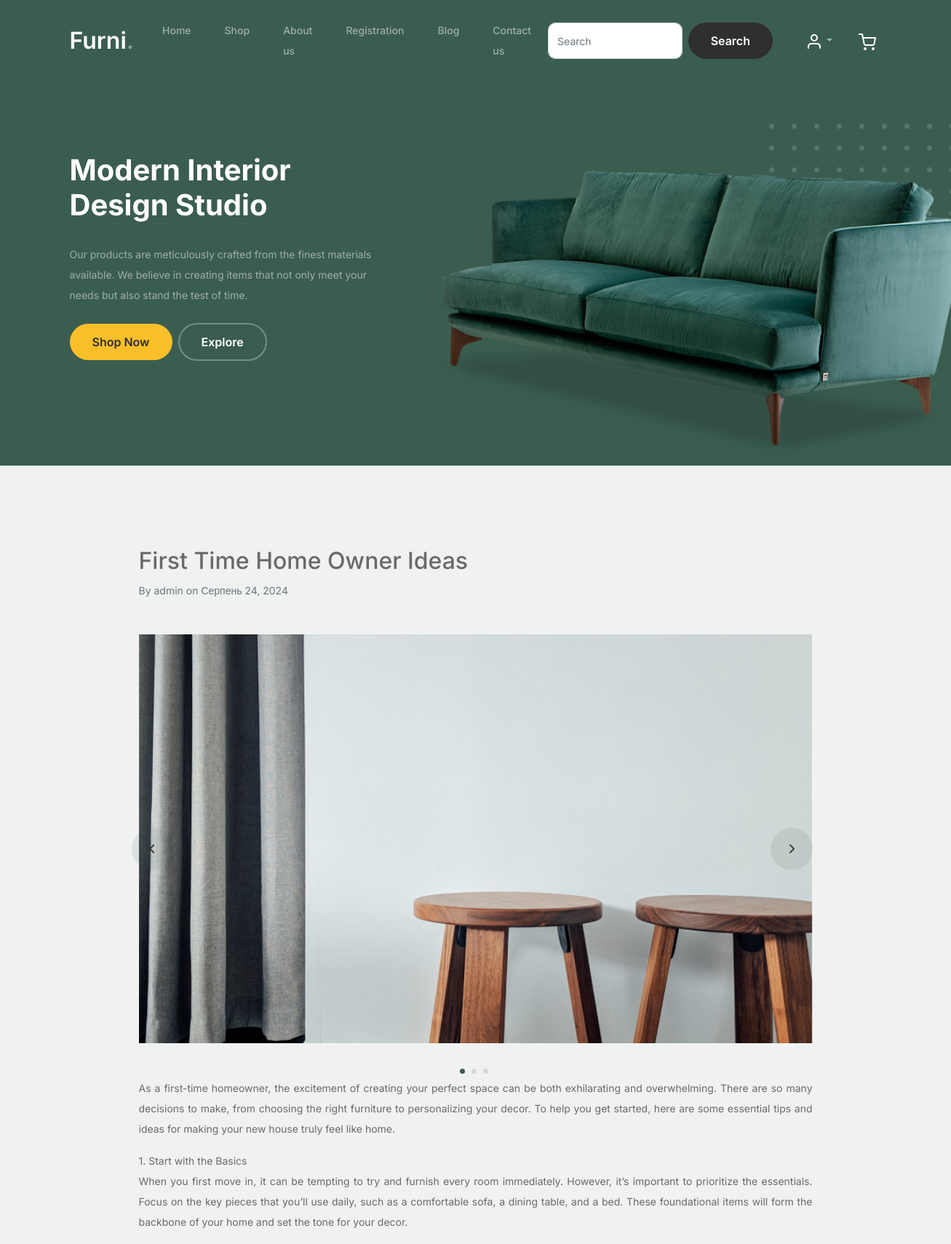
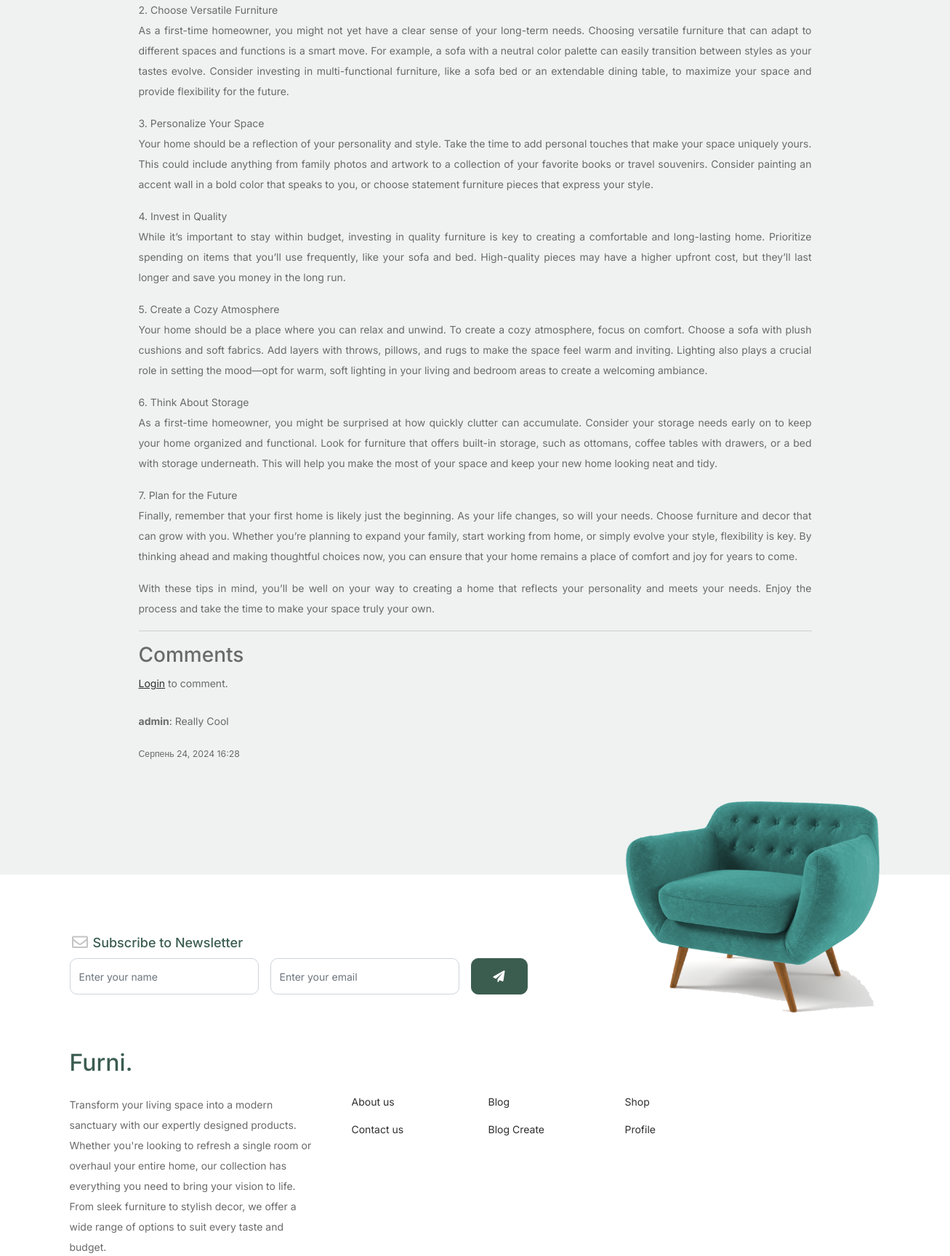
Page /blog/1/ (upper part) on the committed database (2 pictures, top to bottom).
### shop/models.py (models this page shows, shortened)
class BlogPost(models.Model):
    author = models.ForeignKey(User, on_delete=models.CASCADE)
    title = models.CharField(max_length=200)
    content = models.TextField()
    created_at = models.DateTimeField(auto_now_add=True)
    category = models.ForeignKey(BlogCategory, related_name='blog_posts', on_delete=models.CASCADE)  # Используем BlogCategory

class BlogImage(models.Model):
    blog_post = models.ForeignKey(BlogPost, on_delete=models.CASCADE, related_name='images')
    image = models.ImageField(upload_to='blog_images/')

class Comment(models.Model):
    blog_post = models.ForeignKey(BlogPost, on_delete=models.CASCADE, related_name='comments')
    author = models.ForeignKey(User, on_delete=models.CASCADE)
    content = models.TextField()
    created_at = models.DateTimeField(auto_now_add=True)

### shop/views.py (the view)
# urls.py: path('blog/<int:blog_id>/', views.blog_detail, name='blog_detail'),
def blog_detail(request, blog_id):
    blog_post = get_object_or_404(BlogPost, id=blog_id)
    comments = blog_post.comments.all()
    if request.method == 'POST':
        comment_form = CommentForm(request.POST)
        if comment_form.is_valid():
            comment = comment_form.save(commit=False)
            comment.blog_post = blog_post
            comment.author = request.user
            comment.save()
            return redirect('shop:blog_detail', blog_id=blog_post.id)
    else:
        comment_form = CommentForm()
    return render(request, 'shop/blog_detail.html', {
        'blog_post': blog_post,
        'comments': comments,
        'comment_form': comment_form
    })

### shop/forms.py
class SubscriptionForm(forms.ModelForm):
    class Meta:
        model = Subscriber
        fields = ['name', 'email']
    name = forms.CharField(max_length=100, widget=forms.TextInput(attrs={
        'class': 'form-control',
        'placeholder': 'Enter your name',
    }))
    email = forms.EmailField(widget=forms.EmailInput(attrs={
        'class': 'form-control',
        'placeholder': 'Enter your email',
    }))

class CommentForm(forms.ModelForm):
    class Meta:
        model = Comment
        fields = ['content']

### shop/context_processors.py (called while the page is built)
def subscription_form(request):
    return {'subscription_form': SubscriptionForm()}

### shopping_cart/cart.py (called while the page is built)
    def __len__(self):
        return sum(item['quantity'] for item in self.cart.values())

    def get_total_quantity(self):
        return self.__len__()

### shopping_cart/context_processors.py (called while the page is built)
def cart(request):
    return {'cart': Cart(request)}

### templates/shop/blog_detail.html
{% extends 'shop/base.html' %}
{% load static %}
{% load form_tags %}
{% load crispy_forms_tags %}
{% block content %}
<div class="untree_co-section">
    <div class="container">
        <div class="block">
            <div class="row justify-content-center">
                <div class="col-md-10 col-lg-10 pb-4">
                    <h2>{{ blog_post.title }}</h2>
                    <p class="text-muted">By {{ blog_post.author.username }} on {{ blog_post.created_at|date:"F d, Y" }}</p>
                    {% if blog_post.images.all %}
                    <div class="testimonial-slider-wrap text-center mb-5">
                        <div id="testimonial-nav">
                            <span class="prev" data-controls="prev"><span class="fa fa-chevron-left"></span></span>
                            <span class="next" data-controls="next"><span class="fa fa-chevron-right"></span></span>
                        </div>
                        <div class="testimonial-slider">
                            {% for image in blog_post.images.all %}
                            <div class="item">
                                <img src="{{ image.image.url }}" alt="Blog Image" class="img-fluid" style="width: 936px; height: 562px; object-fit: cover;">
                            </div>
                            {% endfor %}
                        </div>
                    </div>
                    {% endif %}
                    <div class="blog-content" style="text-align: justify;">
                        {{ blog_post.content|linebreaks }}
                    </div>
                    <hr>
                    <h3>Comments</h3>
                    {% if user.is_authenticated %}
                        <form method="post">
                            {% csrf_token %}
                            <div class="form-group mb-4">
                                <label class="text-black" for="id_content">Your Comment</label>
                                {{ comment_form.content|add_class:"form-control" }}
                            </div>
                            <button type="submit" class="btn btn-primary-hover-outline">Add Comment</button>
                        </form>
                    {% else %}
                        <p><a href="{% url 'shop:login' %}">Login</a> to comment.</p>
                    {% endif %}
                    <div class="mt-4">
                        {% for comment in comments %}
                        <div class="comment mb-3">
                            <p><strong>{{ comment.author.username }}</strong>: {{ comment.content }}</p>
                            <p><small>{{ comment.created_at|date:"F d, Y H:i" }}</small></p>
                        </div>
                        {% endfor %}
                    </div>
                </div>
            </div>
        </div>
    </div>
</div>
{% endblock %}

### static/shop/css/tiny-slider.css (style rules this page uses)
.tns-slider { -webkit-transition:all 0s;-moz-transition:all 0s;transition:all 0s }
.tns-slider>.tns-item { -webkit-box-sizing:border-box;-moz-box-sizing:border-box;box-sizing:border-box }
.tns-horizontal.tns-subpixel { white-space:nowrap }
.tns-horizontal.tns-subpixel>.tns-item { display:inline-block;vertical-align:top;white-space:normal }

### static/shop/css/style.css (style rules this page uses)
body { overflow-x: hidden; position: relative; }
body { font-family: "Inter", sans-serif; font-weight: 400; line-height: 28px; color: #6a6a6a; font-size: 14px; background-color: #eff2f1; }
a { text-decoration: none; -webkit-transition: .3s all ease; -o-transition: .3s all ease; transition: .3s all ease; color: #2f2f2f; text-decoration: underline; }
.testimonial-slider-wrap { position: relative; }
.testimonial-slider-wrap #testimonial-nav { position: absolute; top: 50%; z-index: 99; width: 100%; display: none; }
@media (min-width: 768px) { .testimonial-slider-wrap #testimonial-nav { display: block; } }
.testimonial-slider-wrap #testimonial-nav > span { cursor: pointer; position: absolute; width: 58px; height: 58px; line-height: 58px; border-radius: 50%; background: rgba(59, 93, 80, 0.1); color: #2f2f2f; -webkit-transition: .3s all ease; -o-transition: .3s all ease; transition: .3s all ease; }
.testimonial-slider-wrap #testimonial-nav .prev { left: -10px; }
.testimonial-slider-wrap #testimonial-nav .next { right: 0; }
.footer-section .subscription-form .form-control { height: 50px; border-radius: 10px; font-family: "Inter", sans-serif; }
.untree_co-section { padding: 7rem 0; }
.form-control { height: 50px; border-radius: 10px; font-family: "Inter", sans-serif; }

### rows in the picture
BlogPost: title "First Time Home Owner Ideas", author.username "admin", created_at "Серпень 24, 2024", content "As a first-time homeowner, the excitement of creating your perfect space can be both exhilarating and overwhelming. There are so many decisions to make, from choosing the right furniture to personalizing your decor. To help you get started, here are some essential tips and ideas for making your new house truly feel like home. 1. Start with the Basics When you first move in, it can be tempting to try and furnish every room immediately. However, it’s important to prioritize the essentials. Focus on the key pieces that you’ll use daily, such as a comfortable sofa, a dining table, and a bed. These foundational items will form the backbone of your home and set the tone for your decor. 2. Choose…"
BlogImage: image (picture)
Comment: author.username "admin", content "Really Cool", created_at "Серпень 24, 2024 16:28"
